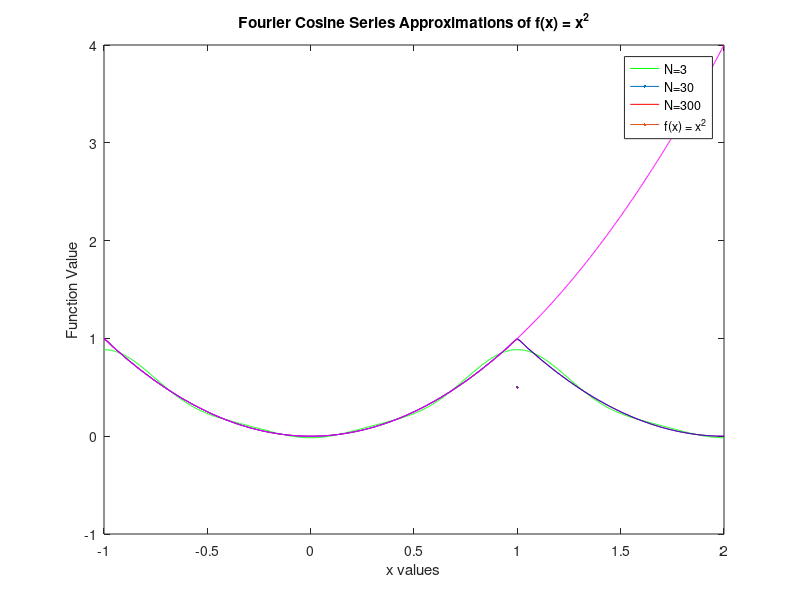

This figure's MATLAB source:
%Assignment 1 - Aaryan Nagpal, 1007792596, nagpalaa

%Question 4b - Plot for fourier cosine series approximations

%Define function, fourier cosine series x bounds, sum
x_val = linspace(-1,2,1000);
f = @(x_val) x_val.^2;
f_3_sum = 0;
f_30_sum = 0;
f_300_sum = 0;

%Initializing vector to hold fourier series value for n'th term
%(N=3,30,300)
N_1 = 3;
N_2 = 30;
N_3 = 300;
f_n_3 = zeros(1,length(x_val));
f_n_30 = zeros(1,length(x_val));
f_n_300 = zeros(1,length(x_val));

%Setting up truncated series to different N values
for n = 1:N_1
    f_n = (4*(-1)^n)/(n^2*pi^2);
    f_3 = f_n*cos(n*pi*x_val);
    f_3_sum = f_3_sum + f_3;
end

for n = 1:N_2
    f_n = (4*(-1)^n)/(n^2*pi^2);
    f_30 = f_n*cos(n*pi*x_val);
    f_30_sum = f_30_sum + f_30;
end

for n = 1:N_3
    f_n = (4*(-1)^n)/(n^2*pi^2);
    f_300 = f_n*cos(n*pi*x_val);
    f_300_sum = f_300_sum + f_300;
end

f_n_3  = 1/3+f_n_3+f_3_sum;
f_n_30  = 1/3+f_n_30+f_30_sum;
f_n_300  = 1/3+f_n_300+f_300_sum;

%Plotting and labelling
plot(x_val, f_n_3,'-g', LineWidth=0.5);
hold on
plot(x_val, f_n_30,'-r', LineWidth=0.5);
plot(x_val, f_n_300,'-b', LineWidth=0.5);
plot(x_val, f(x_val),'-m', LineWidth=0.5);
hold off
xlabel('x values');
ylabel('Function Value');
title('Fourier Cosine Series Approximations of f(x) = x^2');
legend('N=3', 'N=30', 'N=300', 'f(x) = x^2', 'Location', 'best');

%% 

%Question 4 - part d (Fourier cosine pointwise error truncated)
% x = 0.5

%Define function, fourier cosine series x bounds, sum
f = @(x) x^2;
f_3_sum_x = 0;
f_30_sum_x = 0;
f_300_sum_x = 0;

%Initializing vector to hold fourier series value for n'th term
%(N=3,30,300)
N_1 = 3;
N_2 = 30;
N_3 = 300;
f_n_3_x = zeros(1,1);
f_n_30_x = zeros(1,1);
f_n_300_x = zeros(1,1);

%Setting up truncated series to different N values
x=0.5;
for n = 1:N_1
    f_n = (4*(-1)^n)/(n^2*pi^2);
    f_3_x = f_n*cos(n*pi*x);
    f_3_sum_x = f_3_sum_x + f_3_x;
end

for n = 1:N_2
    f_n = (4*(-1)^n)/(n^2*pi^2);
    f_30_x = f_n*cos(n*pi*x);
    f_30_sum_x = f_30_sum_x + f_30_x;
end

for n = 1:N_3
    f_n = (4*(-1)^n)/(n^2*pi^2);
    f_300_x = f_n*cos(n*pi*x);
    f_300_sum_x = f_300_sum_x + f_300_x;
end

f_n_3_x  = 1/3+f_n_3_x+f_3_sum_x;
f_n_30_x  = 1/3+f_n_30_x+f_30_sum_x;
f_n_300_x  = 1/3+f_n_300_x+f_300_sum_x;

%Error calculation for N=3,30,300 at x=0.5
%N=3
error_3_cos_x05 = abs(f(x)-f_n_3_x);
%N=30
error_30_cos_x05 = abs(f(x)-f_n_30_x);
%N=300
error_300_cos_x05 = abs(f(x)-f_n_300_x);


%% 

% x = 0.9

%Define function, fourier cosine series x bounds, sum
f = @(x) x^2;
f_3_sum_x = 0;
f_30_sum_x = 0;
f_300_sum_x = 0;

%Initializing vector to hold fourier series value for n'th term
%(N=3,30,300)
N_1 = 3;
N_2 = 30;
N_3 = 300;
f_n_3_x = zeros(1,1);
f_n_30_x = zeros(1,1);
f_n_300_x = zeros(1,1);

%Setting up truncated series to different N values
x=0.9;
for n = 1:N_1
    f_n = (4*(-1)^n)/(n^2*pi^2);
    f_3_x = f_n*cos(n*pi*x);
    f_3_sum_x = f_3_sum_x + f_3_x;
end

for n = 1:N_2
    f_n = (4*(-1)^n)/(n^2*pi^2);
    f_30_x = f_n*cos(n*pi*x);
    f_30_sum_x = f_30_sum_x + f_30_x;
end

for n = 1:N_3
    f_n = (4*(-1)^n)/(n^2*pi^2);
    f_300_x = f_n*cos(n*pi*x);
    f_300_sum_x = f_300_sum_x + f_300_x;
end

f_n_3_x  = 1/3+f_n_3_x+f_3_sum_x;
f_n_30_x  = 1/3+f_n_30_x+f_30_sum_x;
f_n_300_x  = 1/3+f_n_300_x+f_300_sum_x;

%Error calculation for N=3,30,300 at x=0.9
%N=3
error_3_cos_x09 = abs(f(x)-f_n_3_x);
%N=30
error_30_cos_x09 = abs(f(x)-f_n_30_x);
%N=300
error_300_cos_x09 = abs(f(x)-f_n_300_x);

%% 

%Question 4 - part e - Max error on x=[0,1] interval for Fourier cosine
%series approximation

%Define function, fourier cosine series x bounds, sum
x_val_2 = linspace(0,1,1000);
f = @(x_val_2) x_val_2.^2;
f_3_sum = 0;
f_30_sum = 0;
f_300_sum = 0;

%Initializing vector to hold fourier series value for n'th term
N_1 = 3;
N_2 = 30;
N_3 = 300;
f_n_3 = zeros(1,length(x_val_2));
f_n_30 = zeros(1,length(x_val_2));
f_n_300 = zeros(1,length(x_val_2));

%Setting up truncated series to different N values
for n = 1:N_1
    f_n = (4*(-1)^n)/(n^2*pi^2);
    f_3 = f_n*cos(n*pi*x_val_2);
    f_3_sum = f_3_sum + f_3;
end

for n = 1:N_2
    f_n = (4*(-1)^n)/(n^2*pi^2);
    f_30 = f_n*cos(n*pi*x_val_2);
    f_30_sum = f_30_sum + f_30;
end

for n = 1:N_3
    f_n = (4*(-1)^n)/(n^2*pi^2);
    f_300 = f_n*cos(n*pi*x_val_2);
    f_300_sum = f_300_sum + f_300;
end

f_n_3  = 1/3+f_n_3+f_3_sum;
f_n_30  = 1/3+f_n_30+f_30_sum;
f_n_300  = 1/3+f_n_300+f_300_sum;

%Truncated max error

%N=3
max_error_3 = max(abs(f(x_val_2)-f_n_3));
%N=30
max_error_30 = max(abs(f(x_val_2)-f_n_30));
%N=300
max_error_300 = max(abs(f(x_val_2)-f_n_300));